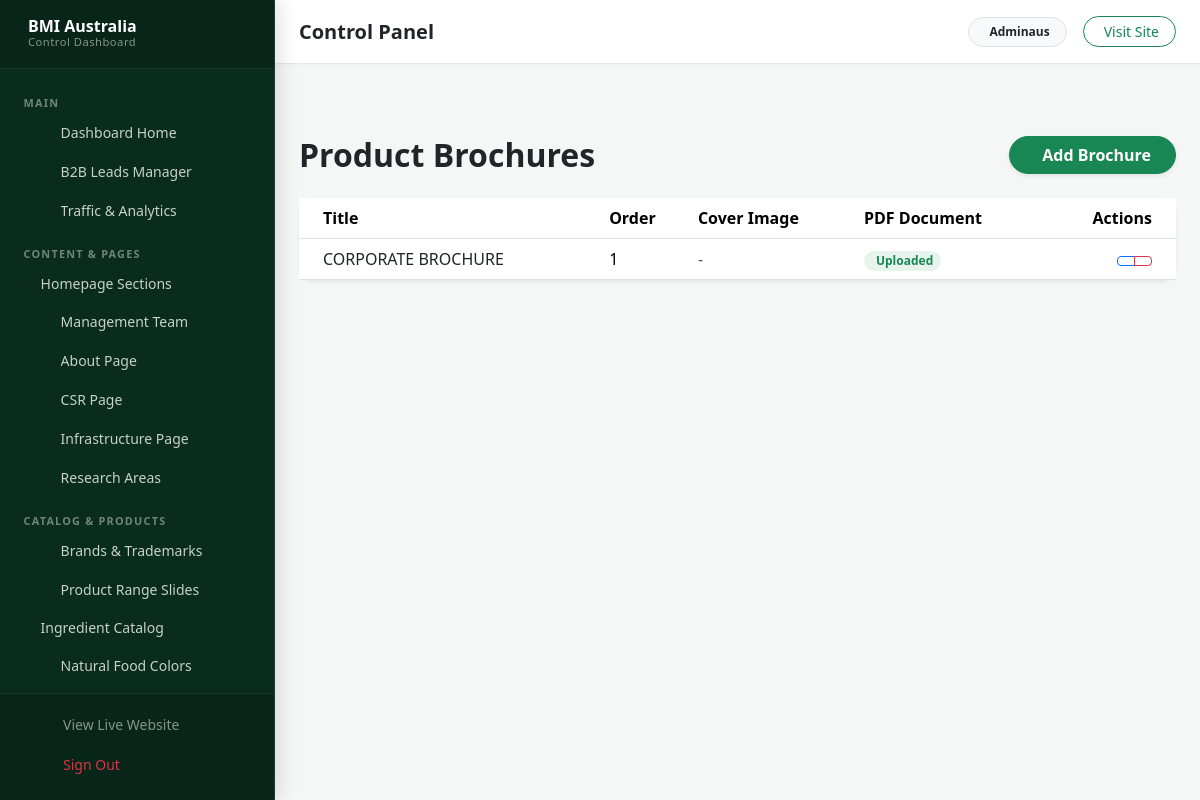
The app's page /dashboard/product-brochures/ (signed in), older data.
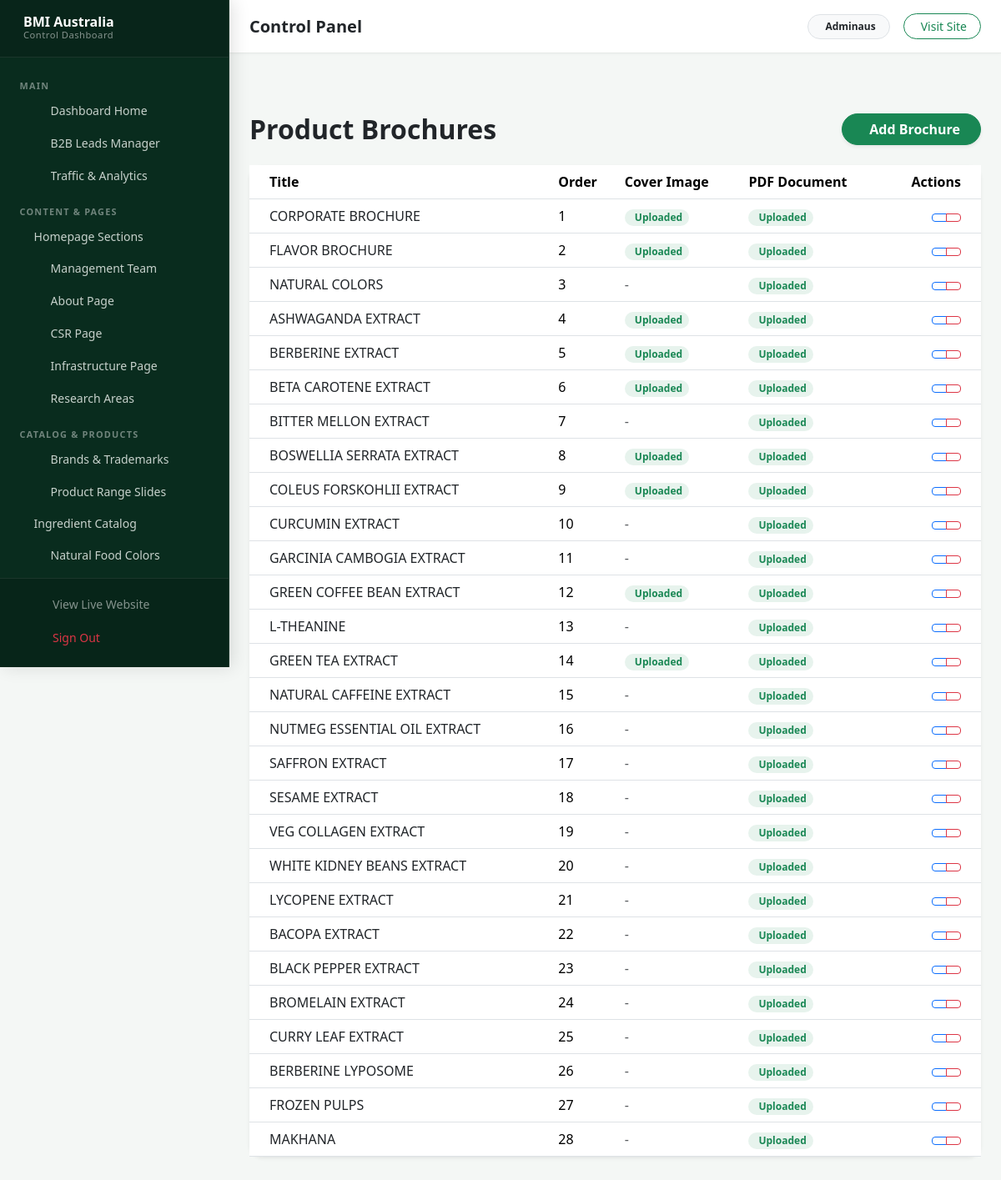
The same page, newer data.
### main/models.py (models this page shows, shortened)
class ProductBrochure(models.Model):
    title = models.CharField(max_length=200)
    image_upload = models.ImageField(upload_to='brochures/images/', blank=True, null=True, help_text="Upload cover image")
    image_path = models.CharField(max_length=255, blank=True, help_text="Fallback static path if no image uploaded (e.g. assets/images/flags/01.jpg)")
    pdf_upload = models.FileField(upload_to='brochures/pdfs/', blank=True, null=True, help_text="Upload PDF brochure")
    pdf_path = models.CharField(max_length=255, blank=True, help_text="Fallback static path if no PDF uploaded")
    order = models.IntegerField(default=0)

### main/views.py (the view)
# urls.py: path('dashboard/product-brochures/', views.dashboard_manage_product_brochures, name='dashboard_manage_product_brochures'),
@login_required(login_url='dashboard_login')
def dashboard_manage_product_brochures(request):
    brochures = ProductBrochure.objects.all().order_by('order', 'id')
    return render(request, 'main/dashboard/manage_product_brochures.html', {'brochures': brochures})

### templates/main/dashboard/manage_product_brochures.html (shortened to what this page needs)
{% extends "main/dashboard/dashboard_base.html" %}
{% block dashboard_content %}
<div class="row">
    <div class="col-12 mb-5">
        <div class="d-flex justify-content-between align-items-center mb-3 mb-md-4 mt-5">
            <h2 class="fw-bold text-dark mb-0">Product Brochures</h2>
            <a href="{% url 'dashboard_add_product_brochure' %}" class="btn btn-success rounded-pill px-3 px-md-4 fw-semibold shadow-sm">
                Add Brochure
            </a>
        </div>
        <div class="card shadow-sm border-0 rounded-4">
            <div class="card-body p-0">
                <div class="table-responsive">
                    <table class="table table-hover align-middle mb-0">
                        <thead class="bg-light">
                            <tr>
                                <th class="ps-4">Title</th>
                                <th>Order</th>
                                <th>Cover Image</th>
                                <th>PDF Document</th>
                                <th class="text-end pe-4">Actions</th>
                            </tr>
                        </thead>
                        <tbody>
                            {% for brochure in brochures %}
                            <tr>
                                <td class="ps-4 fw-medium text-dark">
                                    {{ brochure.title }}
                                </td>
                                <td>{{ brochure.order }}</td>
                                <td>
                                    {% if brochure.image_upload %}
                                        <span class="badge bg-success bg-opacity-10 text-success rounded-pill px-2 py-1">Uploaded</span>
                                    {% elif brochure.image_path %}
                                        <span class="badge bg-secondary bg-opacity-10 text-secondary rounded-pill px-2 py-1"><i class="ph ph-link me-1"></i>Path</span>
                                    {% else %}
                                        <span class="text-muted">-</span>
                                    {% endif %}
                                </td>
                                <td>
                                    {% if brochure.pdf_upload %}
                                        <span class="badge bg-success bg-opacity-10 text-success rounded-pill px-2 py-1">Uploaded</span>
                                    {% elif brochure.pdf_path %}
                                        <span class="badge bg-secondary bg-opacity-10 text-secondary rounded-pill px-2 py-1"><i class="ph ph-link me-1"></i>Path</span>
                                    {% else %}
                                        <span class="text-muted">-</span>
                                    {% endif %}
                                </td>
                                <td class="text-end pe-4">
                                    <div class="btn-group btn-group-sm">
                                        <a href="{% url 'dashboard_edit_product_brochure' brochure.pk %}" class="btn btn-outline-primary" title="Edit">
                                        </a>
                                        <a href="{% url 'dashboard_delete_product_brochure' brochure.pk %}" class="btn btn-outline-danger" title="Delete">
                                        </a>
                                    </div>
                                </td>
                            </tr>
                            {% endfor %}
                        </tbody>
                    </table>
                </div>
            </div>
        </div>
    </div>
</div>
{% endblock %}

Row changes from the older to the newer data that the page shows:
changed ProductBrochure "CORPORATE BROCHURE": image_upload "-" → "Uploaded"
added ProductBrochure: title "FLAVOR BROCHURE", order "2", shows "Uploaded"
added ProductBrochure: title "NATURAL COLORS", order "3", shows "Uploaded"
added ProductBrochure: title "ASHWAGANDA EXTRACT", order "4", shows "Uploaded"
added ProductBrochure: title "BERBERINE EXTRACT", order "5", shows "Uploaded"
added ProductBrochure: title "BETA CAROTENE EXTRACT", order "6", shows "Uploaded"
added ProductBrochure: title "BITTER MELLON EXTRACT", order "7", shows "Uploaded"
added ProductBrochure: title "BOSWELLIA SERRATA EXTRACT", order "8", shows "Uploaded"
added ProductBrochure: title "COLEUS FORSKOHLII EXTRACT", order "9", shows "Uploaded"
added ProductBrochure: title "CURCUMIN EXTRACT", order "10", shows "Uploaded"
added ProductBrochure: title "GARCINIA CAMBOGIA EXTRACT", order "11", shows "Uploaded"
added ProductBrochure: title "GREEN COFFEE BEAN EXTRACT", order "12", shows "Uploaded"
added ProductBrochure: title "L-THEANINE", order "13", shows "Uploaded"
added ProductBrochure: title "GREEN TEA EXTRACT", order "14", shows "Uploaded"
added ProductBrochure: title "NATURAL CAFFEINE EXTRACT", order "15", shows "Uploaded"
added ProductBrochure: title "NUTMEG ESSENTIAL OIL EXTRACT", order "16", shows "Uploaded"
added ProductBrochure: title "SAFFRON EXTRACT", order "17", shows "Uploaded"
added ProductBrochure: title "SESAME EXTRACT", order "18", shows "Uploaded"
added ProductBrochure: title "VEG COLLAGEN EXTRACT", order "19", shows "Uploaded"
added ProductBrochure: title "WHITE KIDNEY BEANS EXTRACT", order "20", shows "Uploaded"
added ProductBrochure: title "LYCOPENE EXTRACT", order "21", shows "Uploaded"
added ProductBrochure: title "BACOPA EXTRACT", order "22", shows "Uploaded"
added ProductBrochure: title "BLACK PEPPER EXTRACT", order "23", shows "Uploaded"
added ProductBrochure: title "BROMELAIN EXTRACT", order "24", shows "Uploaded"
added ProductBrochure: title "CURRY LEAF EXTRACT", order "25", shows "Uploaded"
added ProductBrochure: title "BERBERINE LYPOSOME", order "26", shows "Uploaded"
added ProductBrochure: title "FROZEN PULPS", order "27", shows "Uploaded"
added ProductBrochure: title "MAKHANA", order "28", shows "Uploaded"
